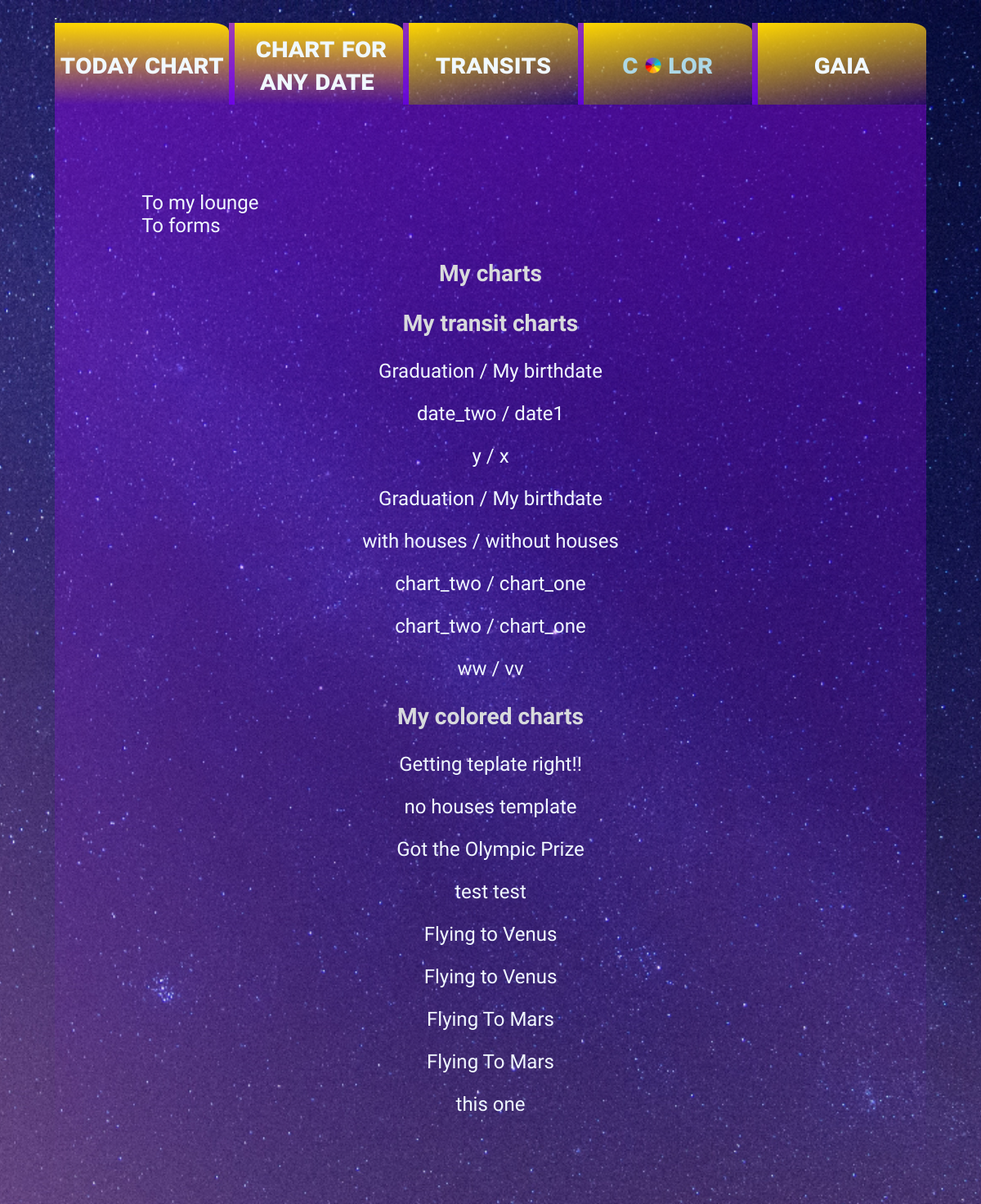
The page /user_chart_lists/ (signed in) on the database its author committed.
### users/models.py (models this page shows, shortened)
class CustomUser(AbstractUser):
    email = models.EmailField(unique=True)
    description = models.TextField(max_length=600, default='', blank=True)
    birthdate = models.DateTimeField(default=timezone.now)

### astroplan/models.py (models this page shows, shortened)
class TransitFullChart(models.Model):  # model for ul transit chart model
    objects = None
    event_name = models.CharField(default='My birthdate')
    event_date = models.DateTimeField(default=timezone.now)
    event_city = models.CharField(default='Ufa')
    event_country = models.CharField(default='Russia')
    ev_chart_mode = models.IntegerField(choices=MODE_CHOICES, default='Sidereal')
    ev_house_system = models.CharField(choices=HOUSE_SYSTEM_CHOICES, default='Without houses')
    transit_name = models.CharField(default='My enlightenment day')
    transit_date = models.DateTimeField(default=timezone.now)
    transit_city = models.CharField(default='Los-Angeles')
    transit_country = models.CharField(default='USA')
    tr_chart_mode = models.IntegerField(choices=MODE_CHOICES, default='Sidereal')
    tr_house_system = models.CharField(choices=HOUSE_SYSTEM_CHOICES, default='Without houses')
    Sun_deg = models.CharField(default='5°05')
    Sun_sign = models.CharField(default='Aquarius')
    Moon_deg = models.CharField(default='14°44')
    Moon_sign = models.CharField(default='Taurus')
    Mercury_deg = models.CharField(default='18°04')
    Mercury_sign = models.CharField(default='Aquarius')
    Venus_deg = models.CharField(default='12°05')
    Venus_sign = models.CharField(default='Aquarius')
    Mars_deg = models.CharField(default='15°21')
    Mars_sign = models.CharField(default='Scorpio')
    Jupiter_deg = models.CharField(default='5°37')
    Jupiter_sign = models.CharField(default='Aquarius')
    Saturn_deg = models.CharField(default='15°18')
    Saturn_sign = models.CharField(default='Scorpio')
    Uranus_deg = models.CharField(default='28°05')
    Uranus_sign = models.CharField(default='Scorpio')
    Neptune_deg = models.CharField(default='11°60')
    Neptune_sign = models.CharField(default='Sagittarius')
    Pluto_deg = models.CharField(default='13°40')
    Pluto_sign = models.CharField(default='Libra')
    first_house = models.CharField(default='Ascendant')
    asc_deg = models.CharField(default='0°')
    asc_sign = models.CharField(default='Aries')
    second_house = models.CharField(default='What you have with & in you')
    resource_deg = models.CharField(default='30°')
    resource_sign = models.CharField(default='Taurus')
    third_house = models.CharField(default='Mentality')
    mental_deg = models.CharField(default='60°')
    mental_sign = models.CharField(default='Gemini')
    forth_house = models.CharField(default='Home')
    home_deg = models.CharField(default='90°')
    home_sign = models.CharField(default='Crab')
    fifth_house = models.CharField(default='Games')
    game_deg = models.CharField(default='120°')
    game_sign = models.CharField(default='Crab')
    sixth_house = models.CharField(default='Work')
    work_deg = models.CharField(default='150°')
    work_sign = models.CharField(default='Virgo')
    seventh_house = models.CharField(default='Relationship')
    rel_deg = models.CharField(default='180°')
    rel_sign = models.CharField(default='Libra')
    eighth_house = models.CharField(default='Magic')
    magic_deg = models.CharField(default='210°')
    magic_sign = models.CharField(default='Scorpio')
    nineth_house = models.CharField(default='Esoteric knowledge')
    esoteric_deg = models.CharField(default='230°')
    esoteric_sign = models.CharField(default='Sagittarius')
    tenth_house = models.CharField(default='Status')
    status_deg = models.CharField(default='260°')
    status_sign = models.CharField(default='Capricorn')
    eleventh_house = models.CharField(default='Interests')
    interests_deg = models.CharField(default='290°')
    interests_sign = models.CharField(default='Aquarius')
    twelfth_house = models.CharField(default='Benefits')
    benefits_deg = models.CharField(default='330°')
    benefits_sign = models.CharField(default='Pisces')
    tr_Sun_deg = models.CharField(default='5°05')
    tr_Sun_sign = models.CharField(default='Aquarius')
    tr_Moon_deg = models.CharField(default='14°44')
    tr_Moon_sign = models.CharField(default='Taurus')
    tr_Mercury_deg = models.CharField(default='18°04')
    tr_Mercury_sign = models.CharField(default='Aquarius')
    tr_Venus_deg = models.CharField(default='12°05')
    tr_Venus_sign = models.CharField(default='Aquarius')
    tr_Mars_deg = models.CharField(default='15°21')
    tr_Mars_sign = models.CharField(default='Scorpio')
    tr_Jupiter_deg = models.CharField(default='5°37')
    tr_Jupiter_sign = models.CharField(default='Aquarius')
    tr_Saturn_deg = models.CharField(default='15°18')
    tr_Saturn_sign = models.CharField(default='Scorpio')
    tr_Uranus_deg = models.CharField(default='28°05')
    tr_Uranus_sign = models.CharField(default='Scorpio')
    tr_Neptune_deg = models.CharField(default='11°60')
    tr_Neptune_sign = models.CharField(default='Sagittarius')
    tr_Pluto_deg = models.CharField(default='13°40')
    tr_Pluto_sign = models.CharField(default='Libra')
    tr_first_house = models.CharField(default='Ascendant')
    tr_asc_deg = models.CharField(default='0°')
    tr_asc_sign = models.CharField(default='Aries')
    tr_second_house = models.CharField(default='What you have with & in you')
    tr_resource_deg = models.CharField(default='30°')
    tr_resource_sign = models.CharField(default='Taurus')
    tr_third_house = models.CharField(default='Mentality')
    tr_mental_deg = models.CharField(default='60°')
    tr_mental_sign = models.CharField(default='Gemini')
    tr_forth_house = models.CharField(default='Home')
    tr_home_deg = models.CharField(default='90°')
    tr_home_sign = models.CharField(default='Crab')
    tr_fifth_house = models.CharField(default='Games')
    tr_game_deg = models.CharField(default='120°')
    tr_game_sign = models.CharField(default='Crab')
    tr_sixth_house = models.CharField(default='Work')
    tr_work_deg = models.CharField(default='150°')
    tr_work_sign = models.CharField(default='Virgo')
    tr_seventh_house = models.CharField(default='Relationship')
    tr_rel_deg = models.CharField(default='180°')
    tr_rel_sign = models.CharField(default='Libra')
    tr_eighth_house = models.CharField(default='Magic')
    tr_magic_deg = models.CharField(default='210°')
    tr_magic_sign = models.CharField(default='Scorpio')
    tr_nineth_house = models.CharField(default='Esoteric knowledge')
    tr_esoteric_deg = models.CharField(default='230°')
    tr_esoteric_sign = models.CharField(default='Sagittarius')
    tr_tenth_house = models.CharField(default='Status')
    tr_status_deg = models.CharField(default='260°')
    tr_status_sign = models.CharField(default='Capricorn')
    tr_eleventh_house = models.CharField(default='Interests')
    tr_interests_deg = models.CharField(default='290°')
    tr_interests_sign = models.CharField(default='Aquarius')
    tr_twelfth_house = models.CharField(default='Benefits')
    tr_benefits_deg = models.CharField(default='330°')
    tr_benefits_sign = models.CharField(default='Pisces')
    tr_chart_image = models.ImageField(upload_to='chart_plots/')
    drawer = models.ForeignKey(get_user_model(), on_delete=models.CASCADE, default=1)

class OneColorZodiacRingMF(models.Model):
    objects = None
    chart_name = models.CharField(default='Got the Olympic Prize')
    chart_date = models.DateTimeField(default=timezone.now)
    chart_city = models.CharField(default='Ufa')
    chart_country = models.CharField(default='Russia')
    chart_mode = models.IntegerField(choices=MODE_CHOICES, default='Sidereal')
    chart_house_system = models.CharField(choices=HOUSE_SYSTEM_CHOICES, default='Without houses')
    face_color = models.CharField(default='#300c63')
    edge_color = models.CharField(default='#3dffc8')
    text_color = models.CharField(default='#3dffc8')
    tick_color = models.CharField(default='#63ffd3')
    deg_color = models.CharField(default='#63ffd3')
    marker_color = models.CharField(default='#ffc83d')
    symbol_color = models.CharField(default='#ff3d74')
    house_ax_color = models.CharField(default='#ffc83d')
    house_number_color = models.CharField(default='#ffc83d')
    house_track_color = models.CharField(default='#ffc83d')
    marker_size = models.IntegerField(default=25)
    symbol_size = models.IntegerField(default=15)
    font_size = models.IntegerField(default=50)
    line_width = models.IntegerField(default=3)
    house_ax_lw= models.IntegerField(default=3)
    house_num_fs = models.IntegerField(default=27)
    house_track_lw = models.IntegerField(default=3)
    drawer = models.ForeignKey(get_user_model(), on_delete=models.CASCADE, default=1)
    Sun_deg = models.CharField(default='5°05')
    Sun_sign = models.CharField(default='Aquarius')
    Moon_deg = models.CharField(default='14°44')
    Moon_sign = models.CharField(default='Taurus')
    Mercury_deg = models.CharField(default='18°04')
    Mercury_sign = models.CharField(default='Aquarius')
    Venus_deg = models.CharField(default='12°05')
    Venus_sign = models.CharField(default='Aquarius')
    Mars_deg = models.CharField(default='15°21')
    Mars_sign = models.CharField(default='Scorpio')
    Jupiter_deg = models.CharField(default='5°37')
    Jupiter_sign = models.CharField(default='Aquarius')
    Saturn_deg = models.CharField(default='15°18')
    Saturn_sign = models.CharField(default='Scorpio')
    Uranus_deg = models.CharField(default='28°05')
    Uranus_sign = models.CharField(default='Scorpio')
    Neptune_deg = models.CharField(default='11°60')
    Neptune_sign = models.CharField(default='Sagittarius')
    Pluto_deg = models.CharField(default='13°40')
    Pluto_sign = models.CharField(default='Libra')
    first_house = models.CharField(default='Ascendant')
    asc_deg = models.CharField(default='0°')
    asc_sign = models.CharField(default='Aries')
    second_house = models.CharField(default='What you have with & in you')
    resource_deg = models.CharField(default='30°')
    resource_sign = models.CharField(default='Taurus')
    third_house = models.CharField(default='Mentality')
    mental_deg = models.CharField(default='60°')
    mental_sign = models.CharField(default='Gemini')
    forth_house = models.CharField(default='Home')
    home_deg = models.CharField(default='90°')
    home_sign = models.CharField(default='Crab')
    fifth_house = models.CharField(default='Games')
    game_deg = models.CharField(default='120°')
    game_sign = models.CharField(default='Crab')
    sixth_house = models.CharField(default='Work')
    work_deg = models.CharField(default='150°')
    work_sign = models.CharField(default='Virgo')
    seventh_house = models.CharField(default='Relationship')
    rel_deg = models.CharField(default='180°')
    rel_sign = models.CharField(default='Libra')
    eighth_house = models.CharField(default='Magic')
    magic_deg = models.CharField(default='210°')
    magic_sign = models.CharField(default='Scorpio')
    nineth_house = models.CharField(default='Esoteric knowledge')
    esoteric_deg = models.CharField(default='230°')
    esoteric_sign = models.CharField(default='Sagittarius')
    tenth_house = models.CharField(default='Status')
    status_deg = models.CharField(default='260°')
    status_sign = models.CharField(default='Capricorn')
    eleventh_house = models.CharField(default='Interests')
    interests_deg = models.CharField(default='290°')
    interests_sign = models.CharField(default='Aquarius')
    twelfth_house = models.CharField(default='Benefits')
    benefits_deg = models.CharField(default='330°')
    benefits_sign = models.CharField(default='Pisces')
    chart_image = models.ImageField(upload_to='chart_plots/', default='static/images/tr_one_clr.png')

### astroplan/views.py (the view)
# urls.py: path('user_chart_lists/', views.user_chart_lists, name='user chart lists'),
def user_chart_lists(request):
    my_charts = FullChart.objects.filter(drawer__id=request.user.id)
    my_tr_charts = TransitFullChart.objects.filter(drawer__id=request.user.id)
    my_clr_charts  = OneColorZodiacRingMF.objects.filter(drawer__id=request.user.id)
    return render(request, 'user_chart_lists.html', {'my_charts': my_charts,
                                                     'my_tr_charts': my_tr_charts,
                                                     'my_clr_charts': my_clr_charts})

### astroplan/templates/user_chart_lists.html (shortened to what this page needs)
{% extends "base.html" %}
{% load static %}
{% load crispy_forms_tags %}
{% block navigation %}
<div class="menu-choice" id="today-chart" style="background-image:linear-gradient(gold, rgba(159,0,255, 0.4));">
    <a class="menu-link" href="{% url 'show by date' %}"> Today chart </a>
</div>
<div class="menu-choice" style="background-image:linear-gradient(gold, rgba(159,0,255, 0.4));">
    <a  class="menu-link" href="{% url 'chart for ad' %}" target = '_blank'>Chart for any date</a>
</div>
<div class="menu-choice">
    <a  class="menu-link" href="{% url 'transit form chart' %}" target = '_blank'>Transits</a>
</div>
<div class="menu-choice">
    <div class="menu-choice-dd"> C <img id='clr-chart-icon' src="{% static 'images/z_in_clr.png' %}"> LOR
    </div>
</div>
<div class="menu-choice">
     {% if user.is_authenticated %}
    <div class="menu-choice-dd">
        <a href= "{% url 'user lounge' user.username %}" target = '_blank'> {{ user.username }} </a>
         {% endif %}
</div>
{% endblock %}
{% block content-data %}
<a href="{% url 'user lounge' user.username %}" style="color:aliceblue" class="ul-plot-links"> To my lounge  </a>
<a href="{% url 'ul chart forms' %}" style="color:aliceblue" class="ul-plot-links"> To forms  </a>
<div class="chart-list">
        <h3> My charts </h3>
</div>
<div class="chart-list">
        <h3> My transit charts </h3>
        {% for tr_user_chart in my_tr_charts %}
         <p> <a href="/tr_chart/{{ tr_user_chart.id }}/"  class="chart_link tooltip" style="color: aliceblue" >  {{ tr_user_chart.transit_name }} /
            {{ tr_user_chart.event_name }} </a> </p>
        {% endfor %}
</div>
<div class="chart-list">
        <h3> My colored charts </h3>
        {% for clr_user_chart in my_clr_charts %}
         <p> <a href="/clr_chart/{{ clr_user_chart.id }}/"  class="chart_link tooltip" style="color: aliceblue" >  {{ clr_user_chart.chart_name }}</a> </p>
        {% endfor %}
</div>
{% endblock %}

### astroplan/static/styles/layout.css (style rules this page uses)
body { font-family: "Delius", cursive; font-weight: 400; font-style: normal; font-size: 17px; background-image: url("/static/images/starry_sky.jpg"); background-position: center center; background-repeat: no-repeat; background-size: cover; background-origin: border-box; }
a { text-decoration: none; color: aliceblue; }
* { box-sizing: border-box; }
.tooltip { position: relative; display: inline-block; }
.menu-choice { background-image: linear-gradient(170deg, gold, rgba(159,0,255, 0.2)); text-align: center; font-size: 200%; font-stretch: 100%; font-weight: 600; align-content: center; box-shadow: 10px 10 5px lightblue; border-top-right-radius: 20%; border-top-right-radius: 10%; color: lightblue; font-variant-caps: all-petite-caps; border-left: solid 7px rgba(120,0,255, 0.7); }
#today-chart { border-left: none; }
.menu-choice-dd { position:relative; display: inline-block; }
.menu-link { padding: 5px; }
.chart_link { color: aliceblue; }
.chart-list { text-align: center; }
#clr-chart-icon { zoom: 20%; }
.ul-plot-links { display: block }

### astroplan/static/styles/text.css (style rules this page uses)
* { box-sizing: border-box; }

### astroplan/static/styles/form_style.css (style rules this page uses)
* { box-sizing: border-box; }
a { text-decoration: none; }

### rows shown on the page
CustomUser: username "Gaia"
TransitFullChart: transit_name "Graduation", event_name "My birthdate"
TransitFullChart: transit_name "date_two", event_name "date1"
TransitFullChart: transit_name "y", event_name "x"
TransitFullChart: transit_name "Graduation", event_name "My birthdate"
TransitFullChart: transit_name "with houses", event_name "without houses"
TransitFullChart: transit_name "chart_two", event_name "chart_one"
TransitFullChart: transit_name "chart_two", event_name "chart_one"
TransitFullChart: transit_name "ww", event_name "vv"
OneColorZodiacRingMF: chart_name "Getting teplate right!!"
OneColorZodiacRingMF: chart_name "no houses template"
OneColorZodiacRingMF: chart_name "Got the Olympic Prize"
OneColorZodiacRingMF: chart_name "test test"
OneColorZodiacRingMF: chart_name "Flying to Venus"
OneColorZodiacRingMF: chart_name "Flying to Venus"
OneColorZodiacRingMF: chart_name "Flying To Mars"
OneColorZodiacRingMF: chart_name "Flying To Mars"
OneColorZodiacRingMF: chart_name "this one"
